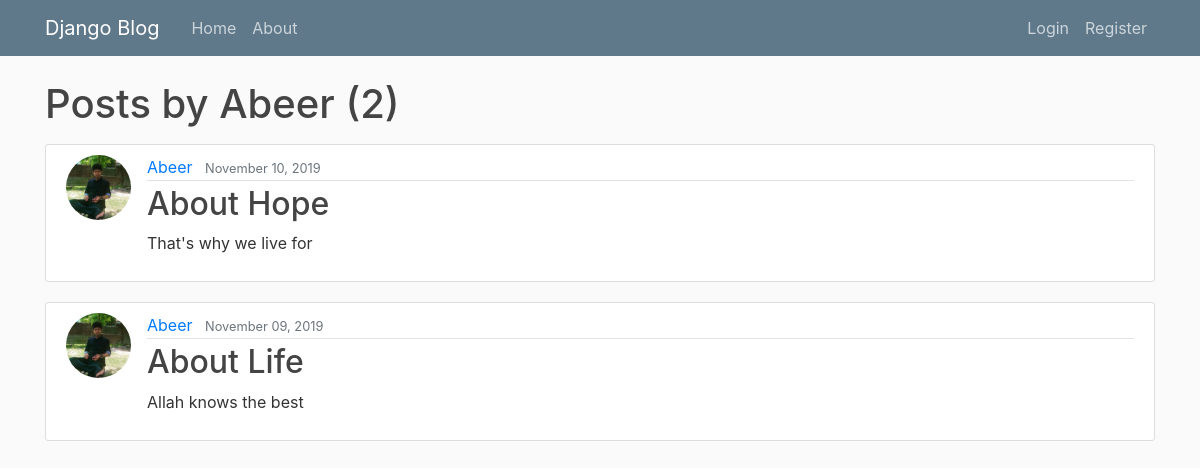
Screenshot of /user/Abeer with the database file from the repository.
### blog/models.py (models this page shows, shortened)
class Post(models.Model):
    title = models.CharField(max_length=100)
    content = models.TextField()
    date_posted = models.DateTimeField(default=timezone.now)
    author = models.ForeignKey(User, on_delete=models.CASCADE)

### users/models.py (models this page shows, shortened)
class Profile(models.Model):
    user = models.OneToOneField(User, on_delete=models.CASCADE)
    image = models.ImageField(default='default.jpg', upload_to='profile_pics')

### blog/views.py (the view)
# urls.py: path('user/<str:username>', UserPostListView.as_view(), name='user-posts'),
class UserPostListView(ListView):
    model = Post
    template_name = 'blog/user_posts.html'  # <app>/<model>_<viewtype>.html
    context_object_name = 'posts'
    paginate_by = 5
    def get_queryset(self):
        user = get_object_or_404(User, username=self.kwargs.get('username'))
        return Post.objects.filter(author=user).order_by('-date_posted')

### blog/templates/blog/user_posts.html (shortened to what this page needs)
{% extends "blog/base.html" %}
{% block content %}
    <h1 class="mb-3">Posts by {{ view.kwargs.username }} ({{ page_obj.paginator.count }})</h1>
    {% for post in posts %}
        <article class="media content-section">
          <img class="rounded-circle article-img" src="{{ post.author.profile.image.url }}">
          <div class="media-body">
            <div class="article-metadata">
              <a class="mr-2" href="{% url 'user-posts' post.author.username %}">{{ post.author }}</a>
              <small class="text-muted">{{ post.date_posted|date:"F d, Y" }}</small>
            </div>
            <h2><a class="article-title" href="{% url 'post-detail' post.id %}">{{ post.title }}</a></h2>
            <p class="article-content">{{ post.content }}</p>
          </div>
        </article>
    {% endfor %}
{% endblock content %}

### blog/static/blog/main.css (style rules this page uses)
body { background: #fafafa; color: #333333; margin-top: 5rem; }
h1, h2, h3, h4, h5, h6 { color: #444444; }
.content-section { background: #ffffff; padding: 10px 20px; border: 1px solid #dddddd; border-radius: 3px; margin-bottom: 20px; }
.article-title { color: #444444; }
.article-content { white-space: pre-line; }
.article-img { height: 65px; width: 65px; margin-right: 16px; }
.article-metadata { padding-bottom: 1px; margin-bottom: 4px; border-bottom: 1px solid #e3e3e3 }

### rows the page displays
Post: author.profile.image (picture), author "Abeer", date_posted "November 10, 2019", title "About Hope", content "That's why we live for"
Post: author.profile.image (picture), author "Abeer", date_posted "November 09, 2019", title "About Life", content "Allah knows the best"

### other values shown
{{ view.kwargs.username }} "Abeer"
{{ page_obj.paginator.count }} "2"
